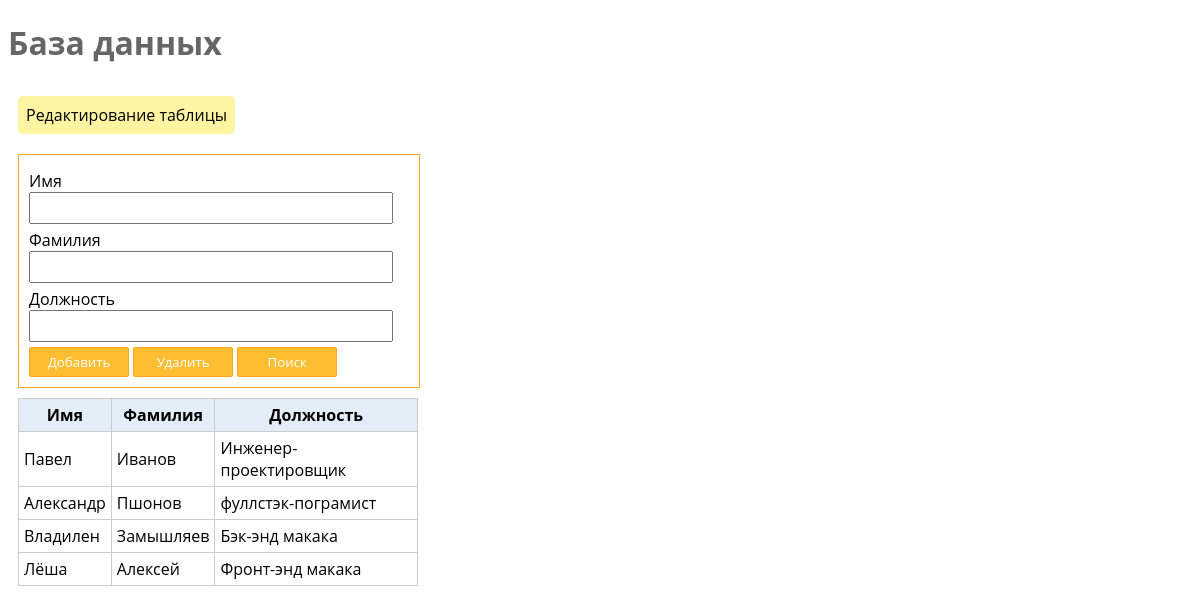
The page / on the database its author committed.
### tables this page shows
CREATE TABLE IF NOT EXISTS `Workers` (
  `ID` int(5) NOT NULL,
  `Name` varchar(20) NOT NULL,
  `Last_Name` varchar(30) NOT NULL,
  `Function` varchar(50) DEFAULT NULL
);

### index.php (the view, shortened to what this page needs)
<!DOCTYPE html>
<html>
  <head>
  </head>
  <body>
    <h1><a href="db.php">База данных</a></h1>
  <?php
$script_name = $_SERVER['PHP_SELF'];
require_once 'db.php';
?>
<ul>
  <?php
    echo "<a href=$script_name><li class=selected>Редактирование таблицы</li></a>";
   ?>
</ul>
<div class="main_form">
<form action="handler.php" method="post">
<label>Имя<br/><input type="text" name="Name"></label>
<label>Фамилия<br/><input type="text" name="Last_Name"></label>
<label>Должность<br/><input type="text" name="Function"></label>
<input type="submit" value="Добавить">
<input type="submit" name="del" value="Удалить">
<input type="submit" name="search" value="Поиск">
</form>
</div>
<?php
$sql = "
SELECT Name, Last_Name, Function
FROM Workers";
$result = $db->query($sql);
if ($result && $result->rowCount() > 0) {
?>
<table>
<thead>
<tr><th>Имя</th><th>Фамилия</th><th>Должность</th></tr>
</thead>
<?php
while ($row = $result->fetch()) {
echo "<tr><td>$row[Name]</td>
<td>$row[Last_Name]</td><td>$row[Function]</td></tr>";
}
?>
</table>
<?php
} else {
echo "<p>Данных в таблице нет.</p>";
}
?>
  </body>
</html>

### index.php (style rules this page uses)
* { font-family: 'Open Sans', sans-serif; }
ul { list-style: none; padding: 0; margin: 0; }
li { display: inline-block; margin: 10px; background-color: #fff4a1; padding:8px; border-radius: 5px; color:black; text-decoration: underline; }
.selected { background-color: #ffa71; text-decoration: none; }
h1>a { color:#666; text-decoration: none; }
table { width: 400px; border: 1px solid #ccc; border-collapse: collapse; margin: 10px; }
td, th { padding: 5px; border: 1px solid #ccc; }
th { font-weight: bold; background: #e3edf7 }
label { display: block; width: 300px; margin: 5px 0 }
input[type=text], textarea, select { width: 350px; padding: 5px; }
input[type=submit] { width: 100px; border-radius: 2px; padding: 5px; border: 1px solid #ffa71c; background: #ffbe32; color: #fff }
.main_form { width: 380px; padding: 10px; margin: 10px; border: 1px solid #ffa71c; }

### rows shown on the page
workers: Name "Павел", Last_Name "Иванов", Function "Инженер-проектировщик"
workers: Name "Александр", Last_Name "Пшонов", Function "фуллстэк-пограмист"
workers: Name "Владилен", Last_Name "Замышляев", Function "Бэк-энд макака"
workers: Name "Лёша", Last_Name "Алексей", Function "Фронт-энд макака"
